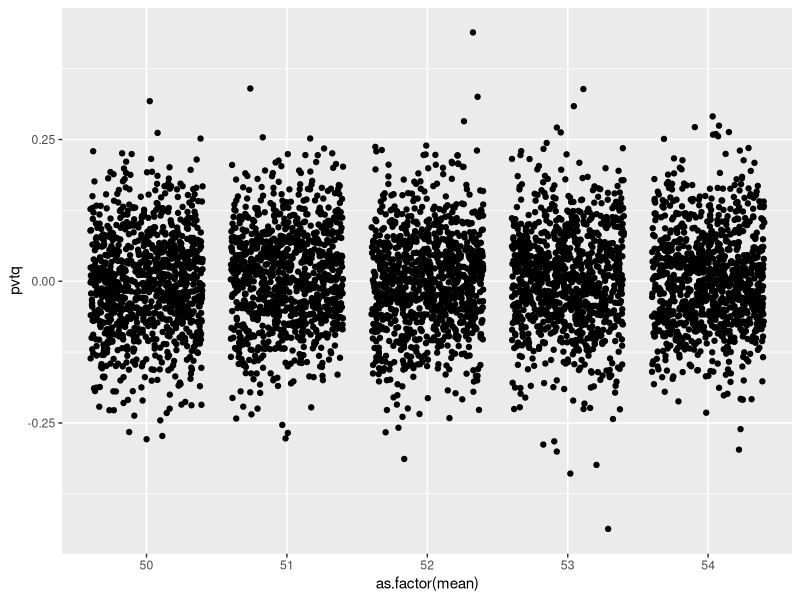
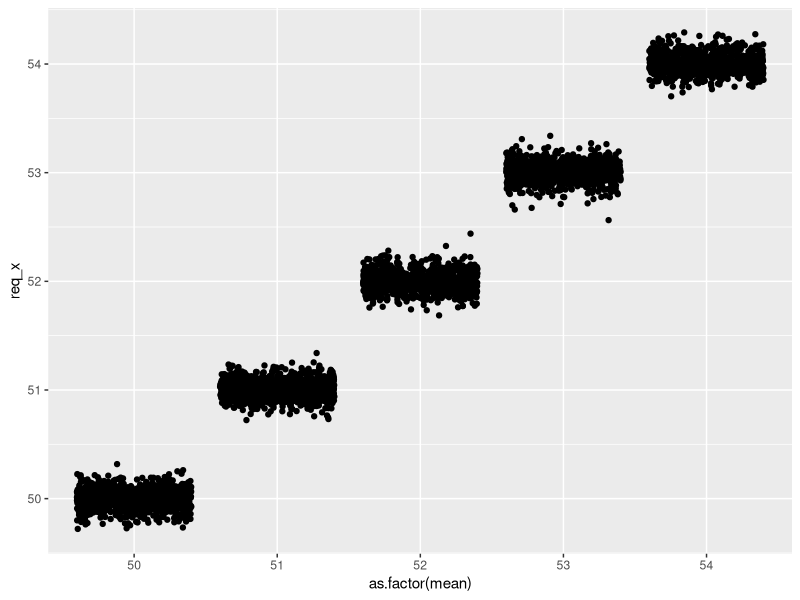
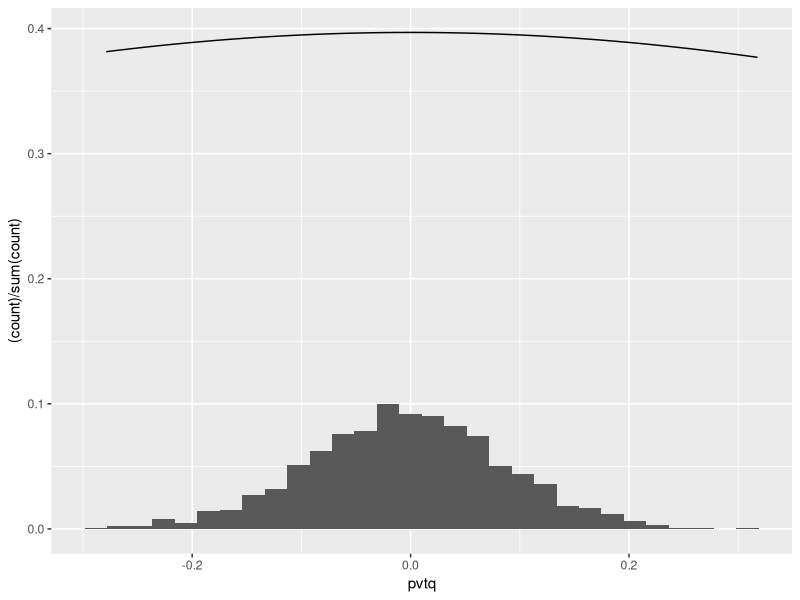
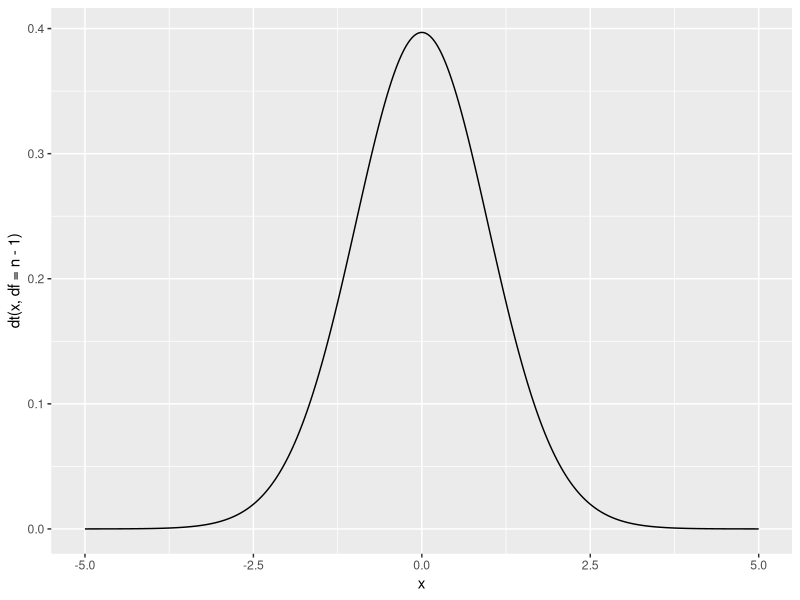
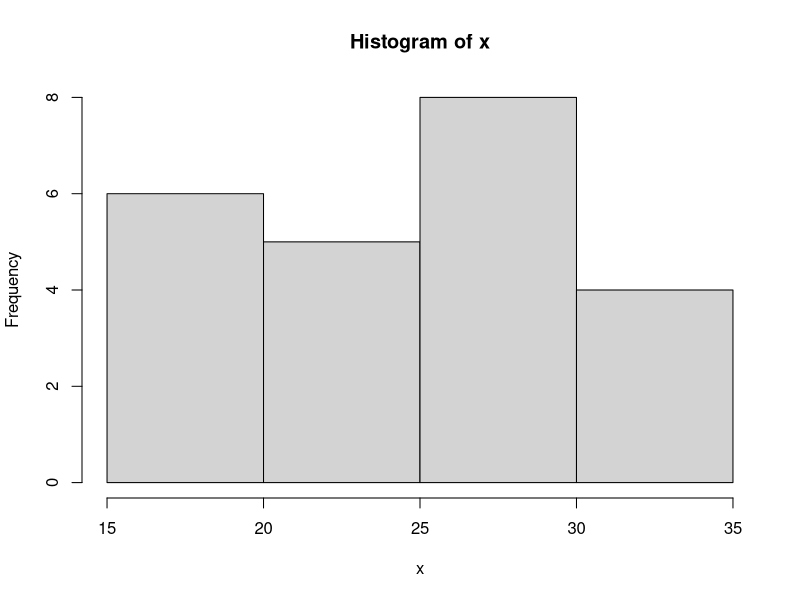
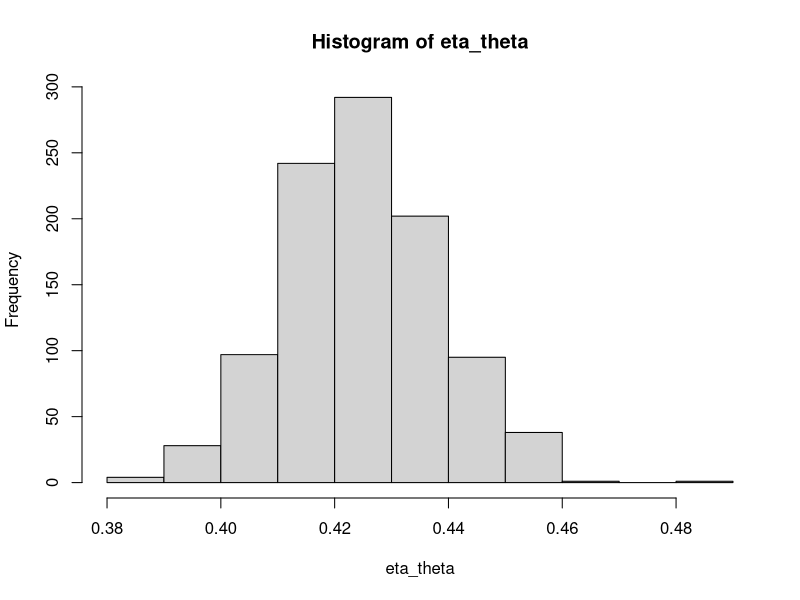
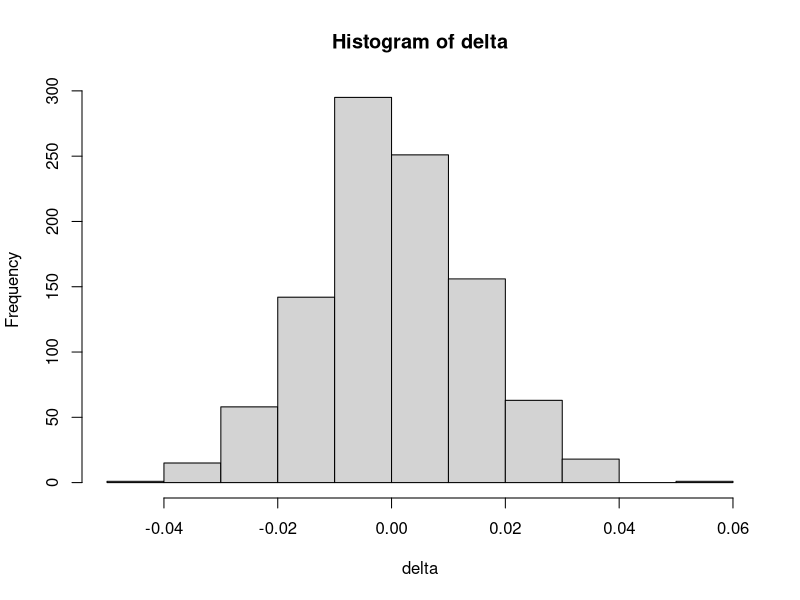
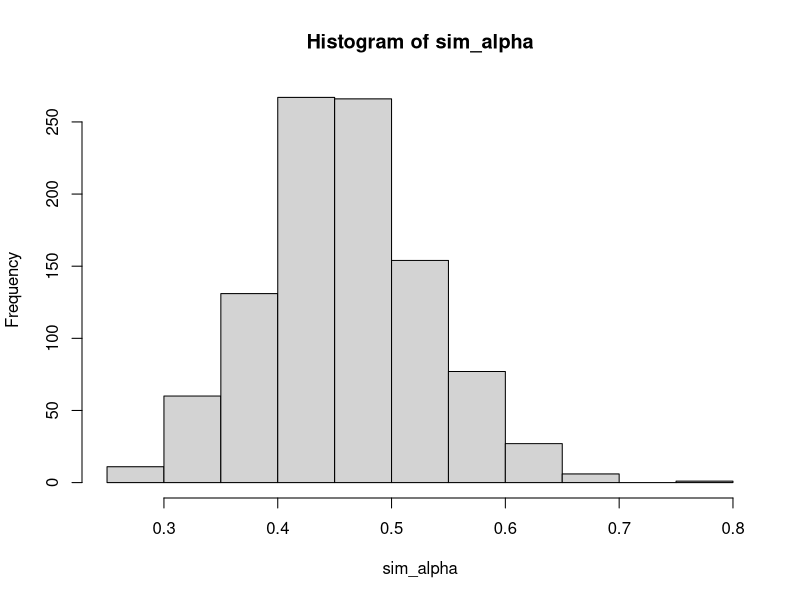

Here is the R script that generated these plots, in order:
library(ggplot2)  # For ggplot
library(stats4)   # For mle
library(numDeriv) # For grad
library(plyr)     # For ddply

##############################################################################################
# Interval estimation method I - Exact approach
# Pivotal quantative
#
# LNp.8-78
# Suppose that X1, ..., Xn are i.i.d. ~ Normal(mean, variance).
#
# The estimator of mean:            sample_mean
# The standard error of mean      : sqrt(sample_variance/n)
# The pivotable quantitive of mean: sqrt(n) * (sample_mean - mean) / sample_variance ~ t(n-1)
##############################################################################################
# The pivotal quantative of mean
# This is t(n-1) distribution
mean.pvtq <- function(x, mean) {
    n <- length(x)
    sample_mean <- mean(x)
    sample_var <- var(x)
    sqrt(n) * (sample_mean - mean) / sample_var
}

# Generate Normal random number to produce many pivot quantative to observe if it fits T
# distribution
n <- 50
data <- NULL
for( mean in c(50, 51, 52, 53, 54) ) {
    pvtq <- NULL
    for( i in c(1:1000)){
        x <- rnorm(n, mean=mean, sd=12)
        pvtq <- c(pvtq, mean.pvtq(x, mean))
    }
    this_data <- data.frame(mean=mean, pvtq=pvtq)
    data <- rbind(data, this_data)
}
data$req_x <- data$pvtq + data$mean
head(data)
ddply(data, ~mean, summarize, count=length(pvtq))

# Plot pivotal quantative of all different mean LNp.8-78
ggplot(data, aes(x=as.factor(mean), y=pvtq)) + geom_jitter()

# Plot the band concept LNp.8-78
ggplot(data, aes(x=as.factor(mean), y=req_x)) + geom_jitter()

# Plot pivotal quantative of mean
ggplot(data[data$mean==50,], aes(x=pvtq)) + geom_histogram(aes(y = (..count..)/sum(..count..))) + stat_function(fun=dt, args=list(df=50-1))

# Plot T distribution
ggplot(data.frame(x=seq(-5, 5, 0.01)), aes(x=x, y=dt(x, df=n-1))) + geom_line() #+ stat_function(fun=dt, args=list(df=n-1))

# For get the quantile for 0.05 of T distribution
(a <- qt(0.025, df=n-1))
(b <- qt(0.975, df=n-1))

# Calculate the 95% confidence interval of mean
x <- rnorm(n, mean=90, sd=12)
(lower_bound <- -1 * a * var(x) / sqrt(n)) + mean(x)
(upper_bound <- -1 * b * var(x) / sqrt(n)) + mean(x)

# Comparing with the mean estimate and its standard error
mean(x)
sqrt(var(x)/n)

##############################################################################################
# Interval estimation method II - Asymptotic approach
# Asymptotic pivotal quantative
#
# Use the sample Poisson example in LNp.8-8 to demo:
# Suppose that X1, ..., Xn are i.i.d. ~ Poisson(lambda).
#
# Instead of conducting mathmetical deduction, R nlm() function is used.
# The log likelihood function is used here.
##############################################################################################
x <- c(31, 29, 19, 18, 31, 28, 34, 27, 34, 30, 16, 18, 26, 27, 27, 18, 24, 22, 28, 24, 21, 17, 24)
hist(x)

# Use nlm()
LL <- function(lambda, x) {
    sum(-dpois(x, lambda, log = TRUE))
}
out <- nlm(LL, 10, x, hessian = TRUE) # Trun on hessian for Fisher information
out$estimate

# For get the quantile for 0.05 of N(0,1) distribution
(z <- qnorm(0.975))

# The asymptotic 100(1-a)% confidence interval for theta is
# estimated_theta +- z / sqrt(n * Fisher_info)
# Using nlm(), hessian is the Fisher information of n observation data
(fish <- out$hessian[1])

(lower_bound <- out$estimate - z / sqrt(fish))
(upper_bound <- out$estimate + z / sqrt(fish))

##############################################################################################
# Interval estimation method III - Bootstrap approach
#
# Use the example in LNp.8-89 to demo:
# (X1, X2, X3) ~ multinomial(n, p1, p2, p3)
#              ~ multinomial(n, (1-the)^2, 2the(1-the), the^2)
##############################################################################################
# Estimator of theta (LNp.8-24)
estimator_theta <- function (x2, x3, n) {
    (2 * x3 + x2) / (2*n)
}

# Estimate of theta
(estimated_theta <- 0.4247)

# Generate random theta to know the distribution.
# Step1: Pretend the estimated one is the real theta
# Step2: Generate random number using the estimated theta
# Step3: Calculate simulated theta
(p1 <- (1-estimated_theta)^2)
(p2 <- 2 * estimated_theta * (1-estimated_theta))
(p3 <- estimated_theta^2)
randx <- rmultinom(1000, 1029, c(p1, p2, p3))
(eta_theta <- sqrt(randx[3,]/1029))

# Plot the simulated theta and calculate the quantile
hist(eta_theta)
sd(eta_theta)
quantile(eta_theta, 0.025)
quantile(eta_theta, 0.975)

# Calculate and plot the delta
delta <- eta_theta - estimated_theta
hist(delta)

# The simulated 100(1-a)% confidence interval for theta is
# estimated_theta - delta_975 <= theta <= estimated_theta - delta_025
quantile(delta, 0.025)
quantile(delta, 0.975)

(lower_bound <- estimated_theta - quantile(delta, 0.975))
(upper_bound <- estimated_theta - quantile(delta, 0.025))



##############################################################################################
# Interval estimation method III - Bootstrap approach
#
# Use the example in LNp.8-89 to demo. (Also LNp.8-13, LNp.8-28)
##############################################################################################
# Assume already has estimate using MLE (LNp.8-28)
lambda <- 1.96
alpha <- 0.441

# Generate random alpha to know the distribution.
# Step1: Pretend the estimated alpha and lambda are the real theta
# Step2: Generate random number using the estimated theta
# Step3: Calculate simulated theta
sim_lambda <- NULL
sim_alpha <- NULL
for( i in c(1:1000) ) {
    (sim_x <- rgamma(227, shape=alpha, rate=lambda))
    (sim_mean <- mean(sim_x))
    (sim_var <- mean(sim_x^2 - sim_mean^2))
    sim_lambda <- c(sim_lambda, sim_mean / sim_var)
    sim_alpha <- c(sim_alpha, (sim_mean^2) / sim_var)
}

# Plot the simulated alpha and calculate the quantile
hist(sim_alpha)
sd(sim_alpha)
quantile(sim_alpha, 0.05)
quantile(sim_alpha, 0.95)

# Calculate and plot the delta
delta <- sim_alpha - alpha
hist(delta)

# The simulated 100(1-a)% confidence interval for alpha is
# estimated_alpha - delta_95 <= theta <= estimated_alpha - delta_05
quantile(delta, 0.05)
quantile(delta, 0.95)

(lower_bound <- alpha - quantile(delta, 0.95))
(upper_bound <- alpha - quantile(delta, 0.05))



# Plot the simulated lambda and calculate the quantile
hist(sim_lambda)
sd(sim_lambda)
quantile(sim_lambda, 0.05)
quantile(sim_lambda, 0.95)

# Calculate and plot the lambda
delta <- sim_lambda - lambda
hist(delta)

# The simulated 100(1-a)% confidence interval for lambda is
# estimated_lambda - delta_95 <= theta <= estimated_lambda - delta_05
quantile(delta, 0.05)
quantile(delta, 0.95)

(lower_bound <- lambda - quantile(delta, 0.95))
(upper_bound <- lambda - quantile(delta, 0.05))



